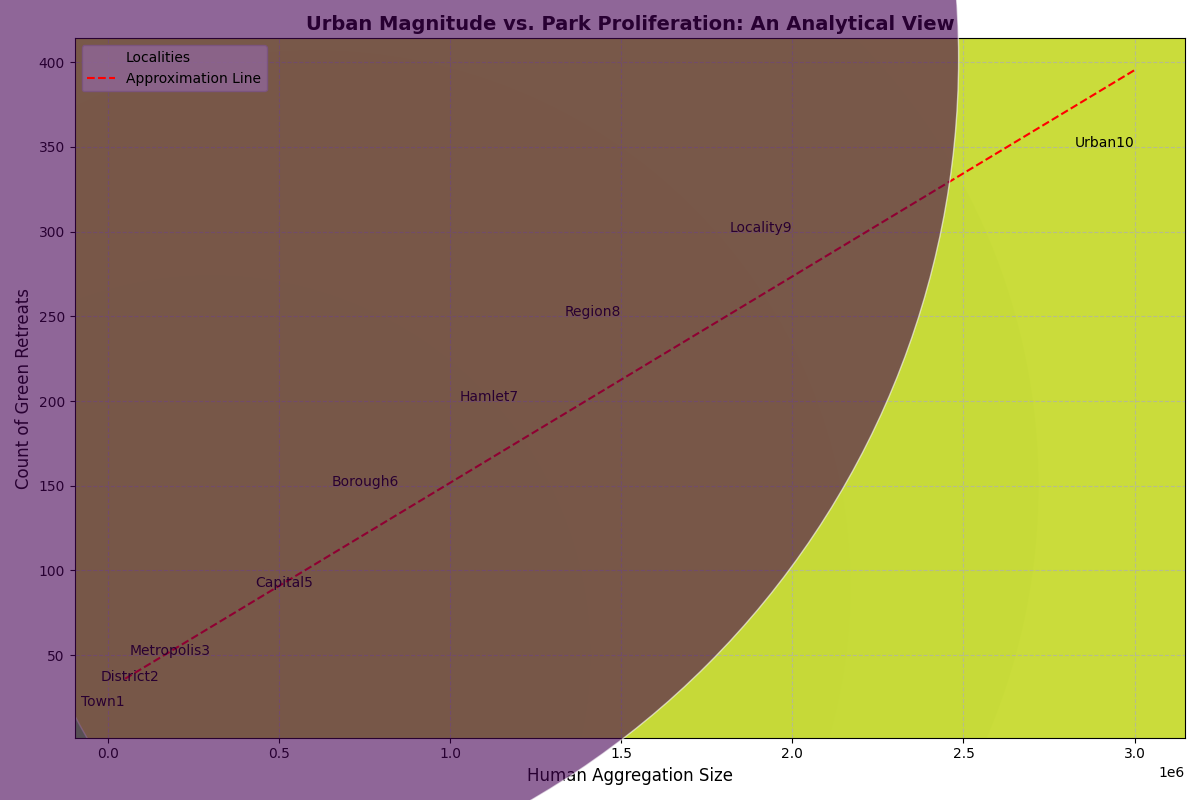

Python code for this plot:
import numpy as np
import matplotlib.pyplot as plt

# Create modified data by removing 'Village4'
cities = ['Town1', 'District2', 'Metropolis3', 'Capital5', 'Borough6', 'Hamlet7', 'Region8', 'Locality9', 'Urban10']
populations = [50000, 150000, 300000, 600000, 850000, 1200000, 1500000, 2000000, 3000000]
park_counts = [20, 35, 50, 90, 150, 200, 250, 300, 350]

# Initialize figure and axis
fig, ax = plt.subplots(figsize=(12, 8))

# Add scatter plot
scatter = ax.scatter(populations, park_counts, s=populations, alpha=0.6, edgecolors='w', c=park_counts, cmap='viridis', label='Localities')

# Add annotations for each city
for i, city in enumerate(cities):
    ax.annotate(city, (populations[i], park_counts[i]), fontsize=10, ha='right')

# Adding a regression line
coefficients = np.polyfit(populations, park_counts, 1)
polynomial = np.poly1d(coefficients)
trendline = polynomial(populations)
ax.plot(populations, trendline, color='red', linestyle='--', linewidth=1.5, label='Approximation Line')

# Title and labels
ax.set_title('Urban Magnitude vs. Park Proliferation: An Analytical View', fontsize=14, fontweight='bold')
ax.set_xlabel('Human Aggregation Size', fontsize=12)
ax.set_ylabel('Count of Green Retreats', fontsize=12)

# Add legends and grid
ax.legend()
ax.grid(True, linestyle='--', alpha=0.7)

# Improve layout
plt.tight_layout()

# Show plot
plt.show()
